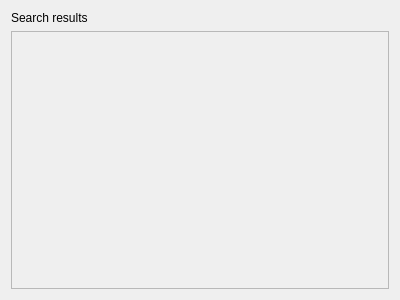
<?xml version="1.0" encoding="UTF-8"?>
<ui version="4.0">
 <class>Form</class>
 <widget class="QWidget" name="Form">
  <property name="geometry">
   <rect>
    <x>0</x>
    <y>0</y>
    <width>400</width>
    <height>300</height>
   </rect>
  </property>
  <property name="windowTitle">
   <string>Form</string>
  </property>
  <layout class="QVBoxLayout" name="verticalLayout">
   <item>
    <widget class="QLabel" name="label">
     <property name="text">
      <string>Search results</string>
     </property>
    </widget>
   </item>
   <item>
    <widget class="QScrollArea" name="scrollArea">
     <property name="widgetResizable">
      <bool>true</bool>
     </property>
     <widget class="QWidget" name="scrollAreaWidgetContents">
      <property name="geometry">
       <rect>
        <x>0</x>
        <y>0</y>
        <width>374</width>
        <height>250</height>
       </rect>
      </property>
     </widget>
    </widget>
   </item>
  </layout>
 </widget>
 <resources/>
 <connections/>
</ui>
